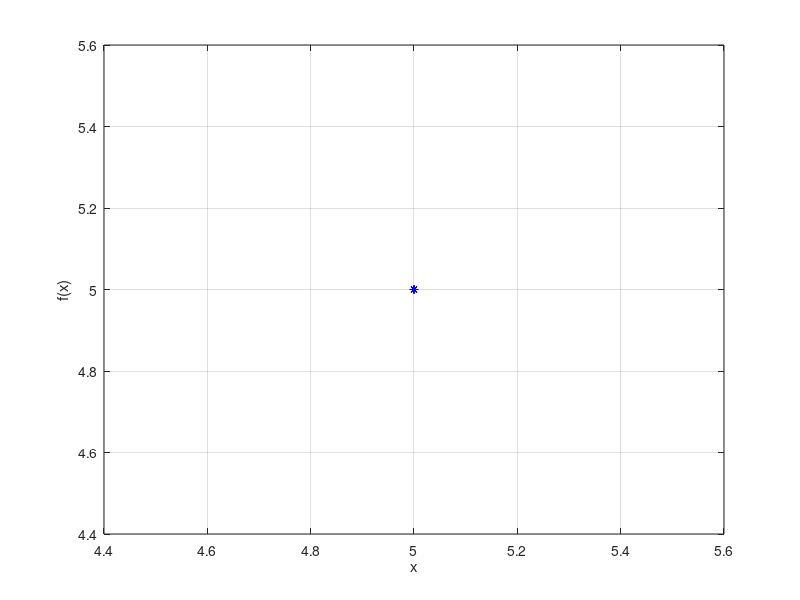

The MATLAB script that drew this image:
function Q1=Q1()

str = input('Enter the Required Function:','s');
global f;
f=inline(str);
a=input('Enter lower limit a: ');
b=input('Enter upper limit b: ');
tol=input('Enter maximum allowable approximate error for each sub interval: ');

global count;
count=3;

c=(a+b)/2;
fa=f(a);
fc=f(c);
fb=f(b);
global arr;
arr=[a b c];

answ=integral(a,b,c,fa,fb,fc,tol);

fprintf('\nI = %f\n',answ);
fprintf('n = %f\n',count-1);
x=sort(arr);

for i=1:count
    y(i)=f(x(i));
end

plot(x,y,'*b-');xlabel('x');ylabel('f(x)');
grid on;

end
function integ= integral(a,b,c,fa,fb,fc,tol)
    d=(a+c)/2;
    e=(b+c)/2;
    global f;
    global arr;
    global count;
    count=count+2;
    fd=f(d);
    fe=f(e);
    arr=[arr d e];
    
    I1=(b-a)*(fa+4*fc+fb)/6;
    I2=(b-a)*(fa+4*fd+2*fc+4*fe+fb)/12;
    
    if abs(I2-I1)<=tol
        integ=I2+(I2-I1)/15;
    else
        Ia=integral(a,c,d,fa,fc,fd,tol);
        Ib=integral(c,b,e,fc,fb,fe,tol);
        integ=Ia+Ib;
    end
   end